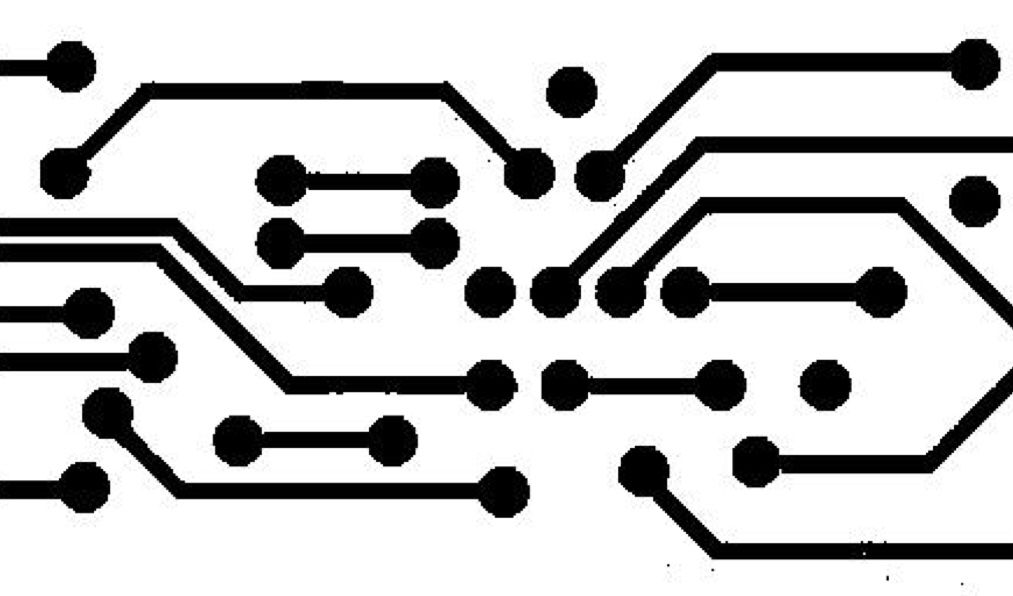
//> input picture 电路图.jpg, 1013 x 596 px
$ ./test   (built with g++ and OpenCV 4)
//> lines starting //> are read from the running program, lines starting //| are printed output that depends on the picture; after the words box and inside, x2 and y2 are one past the last pixel; in counts of white or black regions, pixels touching at a corner belong together
#include<iostream>
#include<opencv2/opencv.hpp>

using namespace std;
using namespace cv;

int main()
{
	Mat srcMat = imread("电路图.jpg");
//> srcMat is the input picture: 596 rows x 1013 cols, CV_8UC3; min 0, max 255, mean 195.3
	Mat grayMat, image, labels, stats, centroids, image_erode, image_dilate, image_open;
	Mat element = getStructuringElement(MORPH_ELLIPSE, Size(10, 10));
	Mat element1 = getStructuringElement(MORPH_ELLIPSE, Size(20, 20));
	cvtColor(srcMat, grayMat, COLOR_BGR2GRAY);

	threshold(grayMat, image, 80, 255, THRESH_OTSU);
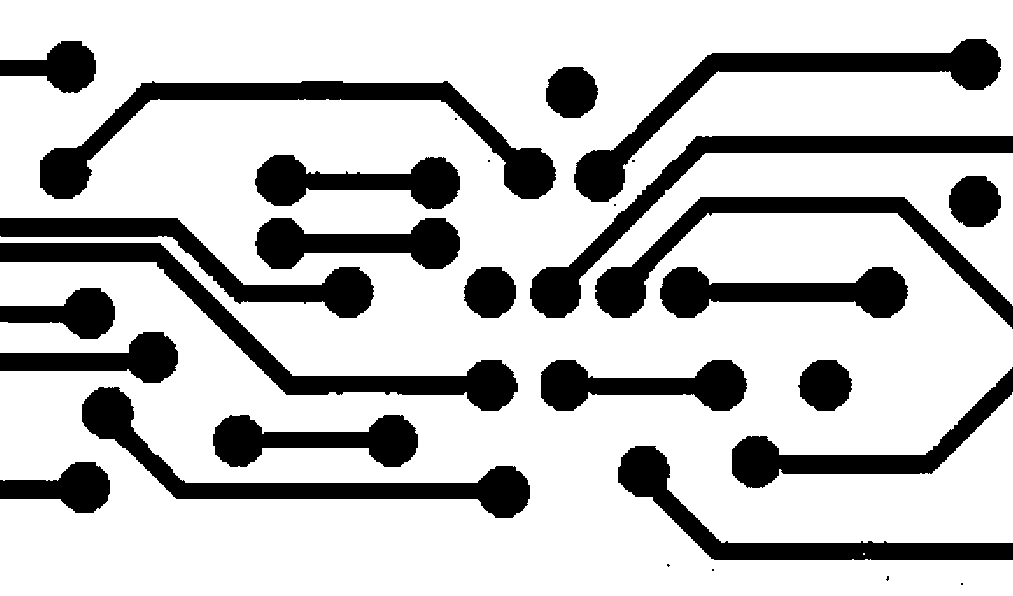
//> image: 596 rows x 1013 cols, CV_8UC1; 76.4% white; 30 black regions (8 under 20 px), largest, box (x1, y1, x2, y2) and area: (40, 81, 556, 199) 12414, (0, 243, 518, 411) 11633, (574, 39, 1001, 202) 11123
	Mat image1 = 255 - image;
	//	adaptiveThreshold(grayMat, image, 255, ADAPTIVE_THRESH_GAUSSIAN_C, THRESH_BINARY, 7, 10);
	imshow("image", image1);
	erode(image1, image_erode, element,Point(-1,-1),3);
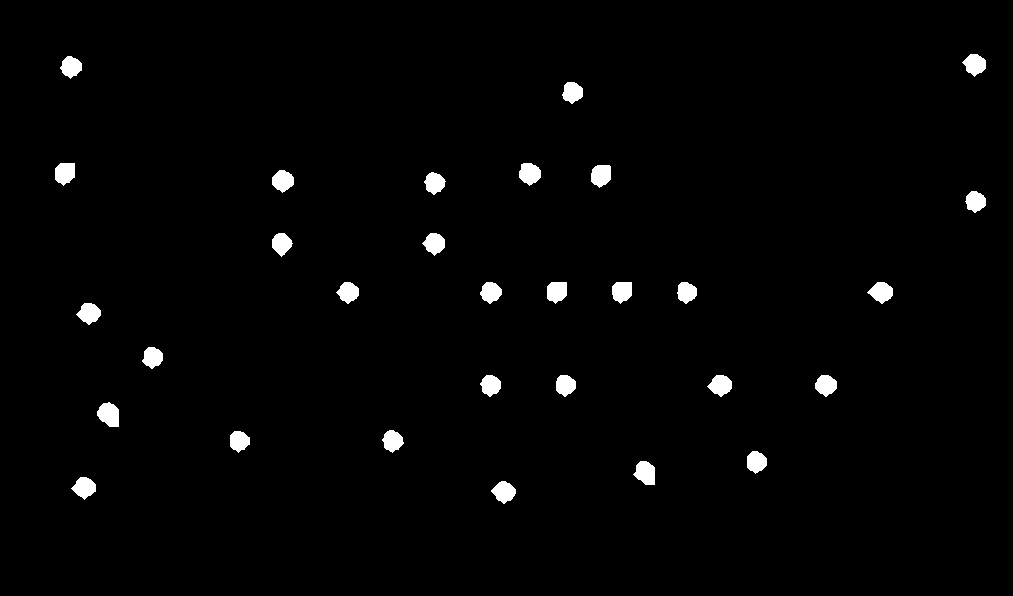
//> image_erode: 596 rows x 1013 cols, CV_8UC1; 1.7% white; 30 white regions, largest, box (x1, y1, x2, y2) and area: (97, 402, 119, 427) 415, (633, 461, 655, 485) 391, (519, 163, 541, 186) 373
	erode(image1, image_dilate, element);
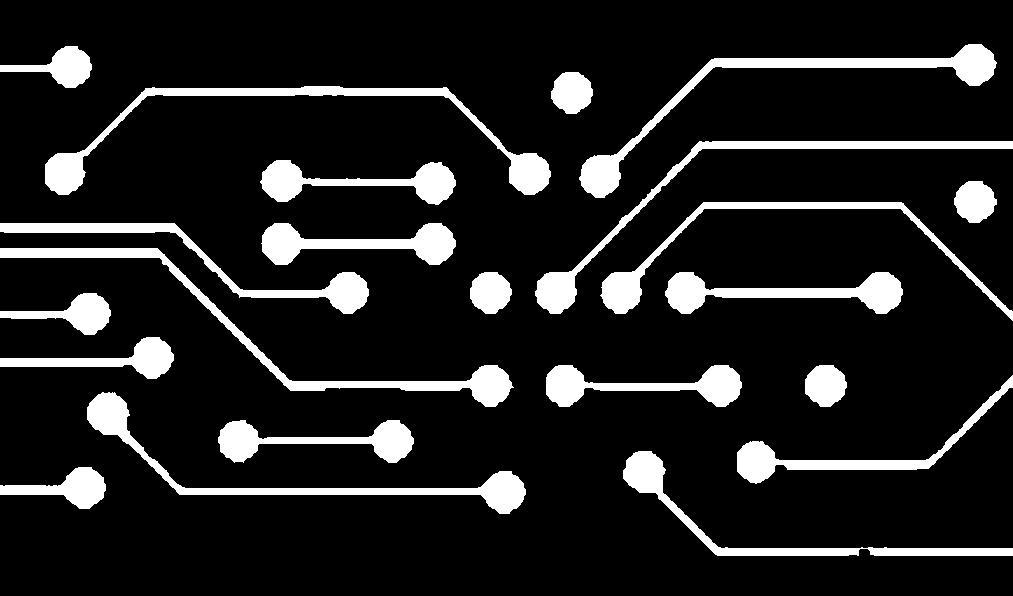
//> image_dilate: 596 rows x 1013 cols, CV_8UC1; 12.8% white; 22 white regions, largest, box (x1, y1, x2, y2) and area: (45, 86, 551, 195) 6338, (579, 44, 997, 198) 6169, (0, 248, 514, 407) 5877
//	dilate(image_erode, image_dilate, element1);
	imshow("3", image_erode);
	imshow("1", image_dilate);
//	int num = connectedComponentsWithStats(image_erode, labels, stats, centroids, 8, CV_16U);
//	cout << "共有" << num - 1 << "个圆" << endl;
	waitKey(0);
}
